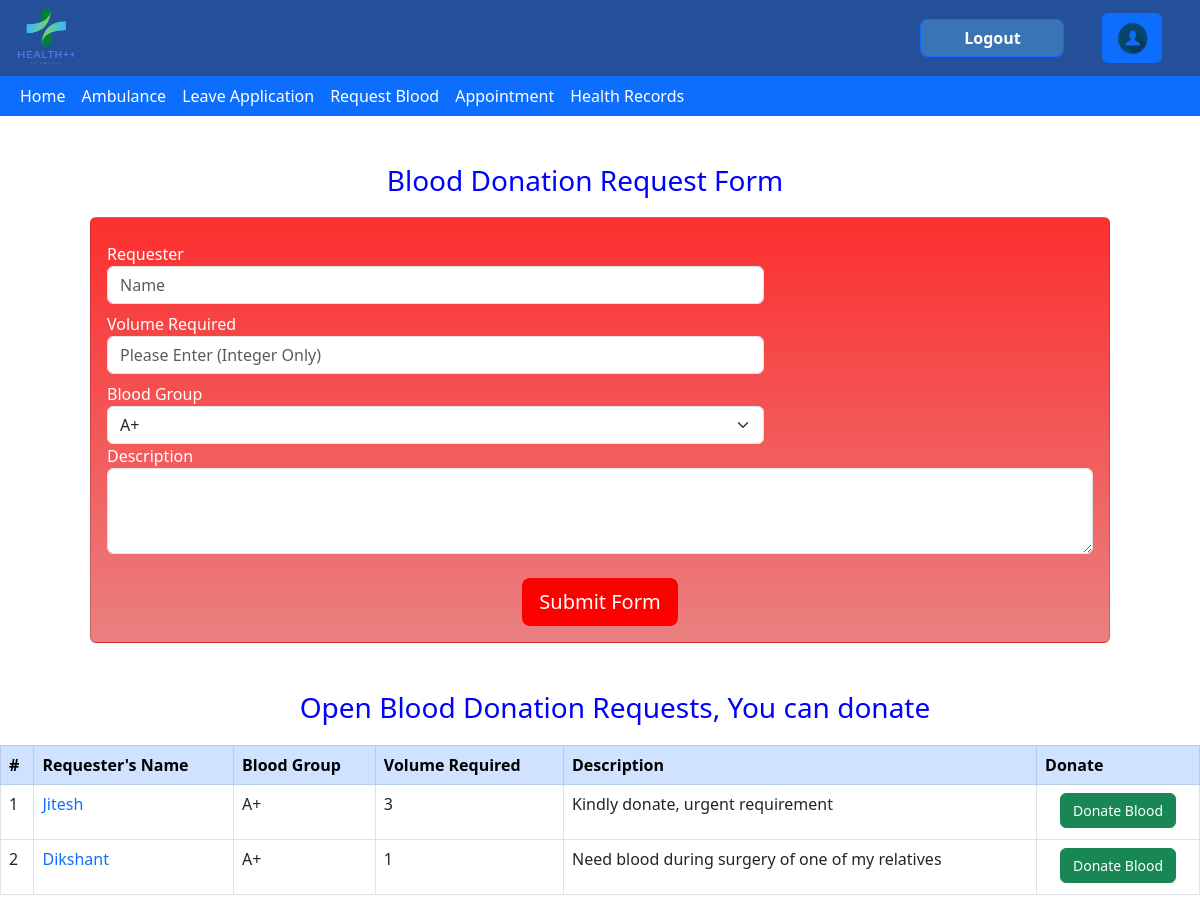
/blood_donate/ (signed in), run on the app's committed database.
### blood_donate/models.py (models this page shows, shortened)
class Bloodrequest(models.Model):
    name = models.CharField(max_length=60)
    volume = models.IntegerField()
    blood_group = models.CharField(max_length=3)
    description = models.CharField(max_length=150)
    user = models.ForeignKey(User, null = True,on_delete=models.CASCADE)
    status = models.BooleanField()
    Donator = models.OneToOneField(donator,null=True,on_delete=models.CASCADE)

### blood_donate/views.py (the view)
# urls.py: path("",views.index,name="index"),
@login_required
def index(request):
    bg=Account.objects.get(user=request.user).BloodG
    if bg =='A+':
        return render(request,"blood_donate/Home.html",{"rows":Bloodrequest.objects.filter(status=True,blood_group=bg )|Bloodrequest.objects.filter(status=True,blood_group='AB+' ),"flag":0})
    elif bg =='O+':
        return render(request,"blood_donate/Home.html",{"rows":Bloodrequest.objects.filter(status=True,blood_group=bg )|Bloodrequest.objects.filter(status=True,blood_group='AB+' )|Bloodrequest.objects.filter(status=True,blood_group='B+')|Bloodrequest.objects.filter(status=True,blood_group='A+'),"flag":0})
    elif bg =='B+':
        return render(request,"blood_donate/Home.html",{"rows":Bloodrequest.objects.filter(status=True,blood_group=bg )|Bloodrequest.objects.filter(status=True,blood_group='AB+' ),"flag":0})
    elif bg =='AB+':
        return render(request,"blood_donate/Home.html",{"rows":Bloodrequest.objects.filter(status=True,blood_group=bg ),"flag":0})
    elif bg =='A-':
        return render(request,"blood_donate/Home.html",{"rows":Bloodrequest.objects.filter(status=True,blood_group=bg )|Bloodrequest.objects.filter(status=True,blood_group='AB+' )|Bloodrequest.objects.filter(status=True,blood_group='AB-' )|Bloodrequest.objects.filter(status=True,blood_group='A+'),"flag":0})
    elif bg =='O-':
        return render(request,"blood_donate/Home.html",{"rows":Bloodrequest.objects.filter(status=True),"flag":0})
    elif bg =='B-':
        return render(request,"blood_donate/Home.html",{"rows":Bloodrequest.objects.filter(status=True,blood_group=bg )|Bloodrequest.objects.filter(status=True,blood_group='AB+' )|Bloodrequest.objects.filter(status=True,blood_group='AB-' )|Bloodrequest.objects.filter(status=True,blood_group='B+'),"flag":0})
    else:
        return render(request,"blood_donate/Home.html",{"rows":Bloodrequest.objects.filter(status=True,blood_group=bg)|Bloodrequest.objects.filter(status=True,blood_group='AB+' ),"flag":0})

### blood_donate/templates/blood_donate/Home.html (shortened to what this page needs)
{% extends 'health/base.html' %}
{% load static%}
{%block content%}
<!DOCTYPE html>
<html>
    <head>
        <link href="https://cdn.jsdelivr.net/npm/bootstrap@5.3.0-alpha1/dist/css/bootstrap.min.css" rel="stylesheet">
    </head>
    <body>
        <div>
            <div class="container-sm mx-6 mt-5">
                <h3 style='color: blue; margin-bottom: 20px; text-align: center; margin-right: 30px;'>
                    Blood Donation Request Form
                </h3>
                <form action="{% url 'submitblood' %}" method="post" class="card p-3 needs-validation mx-5" novalidate style='font-weight:400;background: linear-gradient(rgb(252, 47, 47), rgb(234, 128, 128));'>
                    <div class="form-group row">
                        <div class="col-md-12 col-lg-2 ">
                            <label>
                                <div class=" mt-2 text-white">Requester </div>
                            </label>
                        </div>
                    </div>
                    <div class="col-md-12 col-lg-8 " method="post">
                        <input type="text" name="name" class="form-control float-left" placeholder="Name" required></input>
                    </div>
                    <div class="form-group row ">
                        <div class="col-md-12 col-lg-2">
                            <label>
                                <div class="mt-2 text-white">Volume Required</div>
                            </label>
                        </div>
                    </div>
                    <div class="col-md-12 col-lg-8 " method="post">
                        <input type="integer" required="True" name="volume" class="form-control float-left"placeholder="Please Enter (Integer Only)" />
                    </div>
                    <div class="form-group row ">
                        <div class="col-md-12 col-lg-2 ">
                            <label>
                                <div class=" mt-2 text-white">Blood Group</div>
                            </label>
                        </div>
                    </div>
                    <div class="col-md-12 col-lg-8" method="post">
                        <select name="bloodgrp" class="form-select" required>
                            <option value="A+">A+</option>
                          </select>
                    </div>
                    <div class="form-group" method="post">
                        <label class="text-white">Description</label>
                        <textarea name="text" class="form-control text-left" rows="3"></textarea>
                    </div>
                    <div class="mt-4 text-center">
                        <button type="submit" class="btn btn-lg text-white" style='background-color: #ff0000'>
                            Submit Form
                        </button>
                    </div>
                </form>
            </div>
            <div class="mt-5">
                <h3 style='color: blue;margin-bottom:20px; text-align:center;margin-left:30px;'>Open Blood Donation Requests, You can donate</h3>
                <div class="table-responsive">
                    <table class="table table-bordered table-hover">
                        <thead class="table-primary">
                            <tr>
                                <th scope="col">#</th>
                                <th scope="col">Requester's Name </th>
                                <th scope="col">Blood Group </th>
                                <th scope="col">Volume Required</th>
                                <th scope="col">Description</th>
                                <th scope="col">Donate</th>
                            </tr>
                        </thead>
                        <tbody>
                            {% for r in rows %}
                            {% if user == r.user %}
                            <tr id="row{{forloop.counter}}" onclick="showDetails('{{forloop.counter|escapejs}}')">
                                <td className="font-weight-bold" >{{ forloop.counter }}</td>
                                <td class="text-primary">{{r.name}}</td>
                                <td >{{r.blood_group}}</td>
                                <td > {{r.volume}}</td>
                                <td ><p>{{r.description}}</p></td>
                                <td>
                                    <form method="post" action="{% url 'confirm' %}" style="margin:auto; width: fit-content;" onsubmit="return confirm('Are you sure you want to close this request?')">
                                        {% csrf_token %}
                                        <input type="hidden" name="id" value={{r.id}}>
                                        <button type="submit" class="btn btn-success" style="font-size: 14;" name="status" value="Close{{r.id}}">Close Request</button>
                                    </form>
                                </td>
                            </tr>
                            <tr id="det{{forloop.counter}}" style="display: none; width:100%;">
                                <td colspan="6">
                                    {%if r.Donator.name == null %}
                                        Your request is pending to be accepted.
                                    {%else%}
                                    Congratulations, Your request has been accepted by <strong>{{r.Donator.name}} ({{r.Donator.CCID}})</strong>
                                    , You can contact them at <i>{{r.Donator.PhnNo}} or {{r.Donator.email}}</i>
                                    {%endif%}
                                </td>
                            </tr>
                            {% else %}
                            <tr>
                                <td className="font-weight-bold" >{{ forloop.counter }}</td>
                                <td class="text-primary">{{r.name}}</td>
                                <td >{{r.blood_group}}</td>
                                <td > {{r.volume}}</td>
                                <td ><p>{{r.description}}</p></td>
                                <td>
                                    {% if user.account.Role == 'Receptionist' %}
                                    <form method="post" action="{% url 'confirm' %}" style="margin:auto; width: fit-content;" onsubmit="return confirm('Are you sure you want to close this request?')">
                                        {% csrf_token %}
                                        <input type="hidden" name="id" value={{r.id}}>
                                        <button type="submit" class="btn btn-success" style="font-size: 14;" name="status" value="Close{{r.id}}">Close Request</button>
                                    </form>
                                    {% else %}
                                    <form method="post" action="{% url 'donate' %}" style="margin:auto; width: fit-content;">
                                            {% if user.account.CCID == r.Donator.CCID %}
                                            <strong><em>Thanks! Kindly donate at the HC</em></strong>
                                            {%else%}
                                            <button type="submit" class="btn btn-success" style="font-size: 14;" name="Reqid" value="{{r.id}}">Donate Blood</button>
                                            {%endif%}
                                    </form>
                                    {% endif %}
                                </td>
                            </tr>
                            {% endif %}
                            {% endfor %}
                        </tbody>
                    </table>
                </div>
            </div>
        </div>
    </body>
</html>
{% endblock %}

### data on the page
Bloodrequest: name "Jitesh", blood_group "A+", volume "3", description "Kindly donate, urgent requirement", {{ r.id }} 27 (drawn)
Bloodrequest: name "Dikshant", blood_group "A+", volume "1", description "Need blood during surgery of one of my relatives", {{ r.id }} 28 (drawn)
